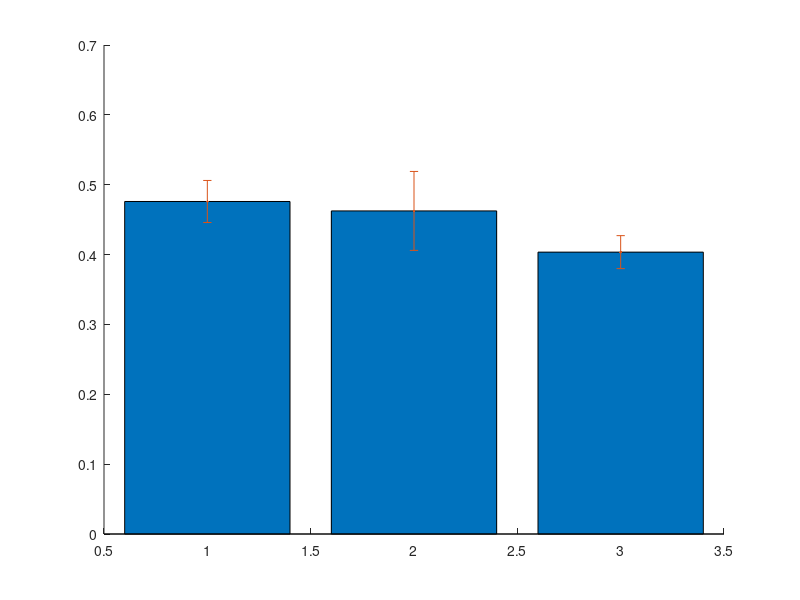

Recreate this plot in MATLAB. (Note: this script raises an error after producing the figure.)
rsquard = [0.476 0.4625 0.4035];
CI = [0.0301 0.0565 0.0236];
labels = {'140' '100 55' '140 100 55'};
XLabel = 'ANN PCA Hidden Layer Settings';
amount = 1:length(rsquard);

figure
hold on
bar(amount,rsquard)
colormap([0.6901960784313725,0.8784313725490196,0.9019607843137255])
errorbar(amount,rsquard,CI,'.','color' , [1 0 0])
xlabel(XLabel)
ylabel('R Squared')
set(gca, 'Ylim', [0 1])
set(gca,...
 'xtick',[amount],...
 'xticklabel',labels)
set(gca,'fontsize',18)